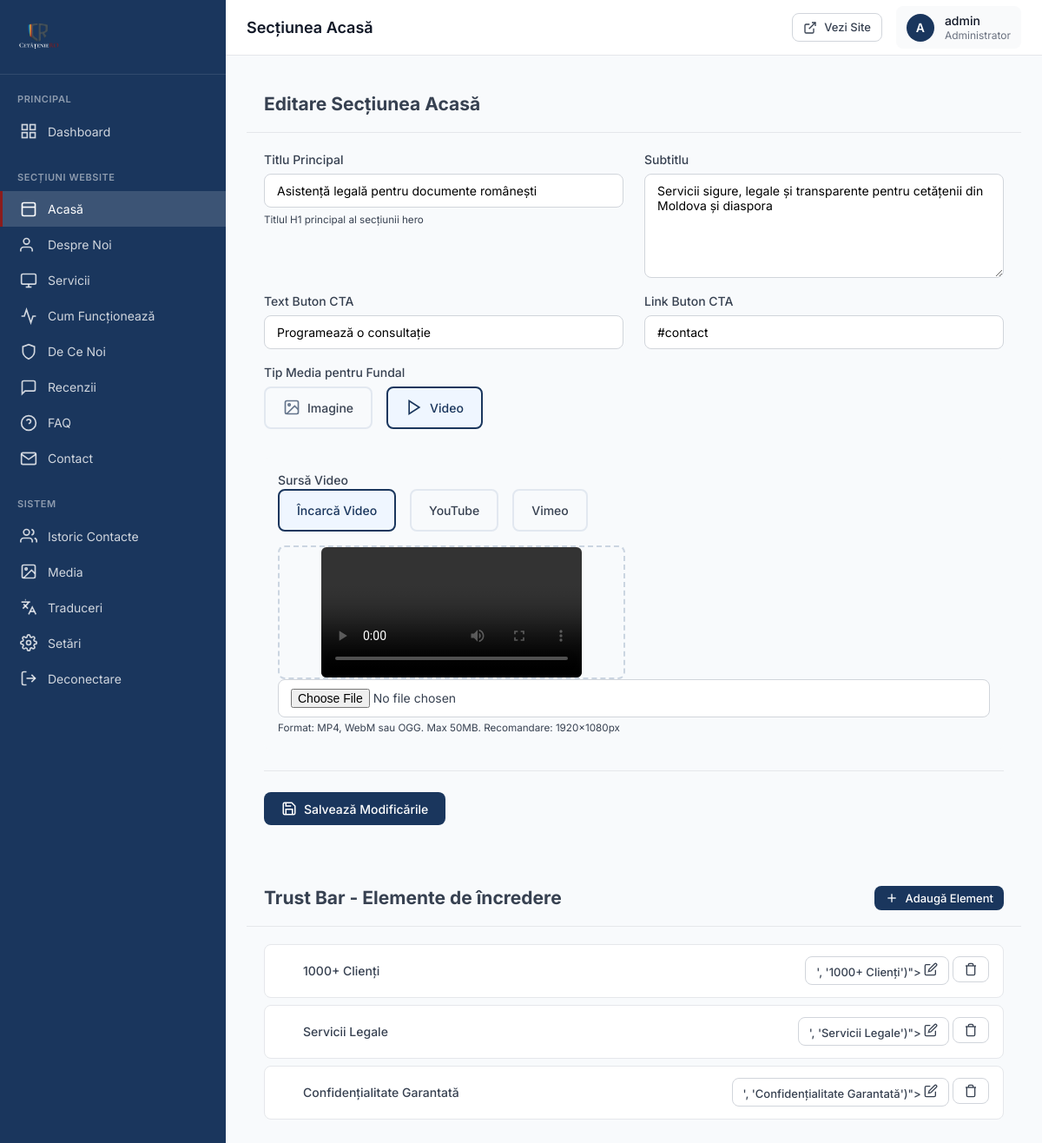
/admin/sections/hero.php (signed in), run on the app's committed database.
### tables this page shows
CREATE TABLE `hero` (
  `id` int(11) NOT NULL,
  `title` varchar(255) NOT NULL,
  `subtitle` text DEFAULT NULL,
  `cta_text` varchar(100) DEFAULT NULL,
  `cta_link` varchar(255) DEFAULT NULL,
  `image_url` text DEFAULT NULL,
  `video_url` text DEFAULT NULL,
  `video_type` enum('upload','youtube','vimeo') DEFAULT 'upload',
  `media_type` enum('image','video') DEFAULT 'image',
  `trust_bar_enabled` tinyint(1) DEFAULT 1,
  `created_at` timestamp NOT NULL DEFAULT current_timestamp(),
  `updated_at` timestamp NOT NULL DEFAULT current_timestamp() ON UPDATE current_timestamp()
);

CREATE TABLE `hero_trust_items` (
  `id` int(11) NOT NULL,
  `icon_svg` text DEFAULT NULL,
  `text` varchar(255) NOT NULL,
  `sort_order` int(11) DEFAULT 0,
  `enabled` tinyint(1) DEFAULT 1,
  `created_at` timestamp NOT NULL DEFAULT current_timestamp(),
  `updated_at` timestamp NOT NULL DEFAULT current_timestamp() ON UPDATE current_timestamp()
);

### admin/sections/hero.php (the view, shortened to what this page needs)
<?php
require_once '../../config.php';
$hero = $pdo->query("SELECT * FROM hero WHERE id = 1")->fetch(PDO::FETCH_ASSOC);
$trustItems = $pdo->query("SELECT * FROM hero_trust_items ORDER BY sort_order ASC")->fetchAll(PDO::FETCH_ASSOC);
include '../includes/header.php';
?>
<div class="content-card">
    <div class="card-header">
        <h2>Editare Secțiunea Acasă</h2>
    </div>
    <div class="card-body">
        <form method="POST" enctype="multipart/form-data">
            <div class="form-row">
                <div class="form-group col-md-6">
                    <label for="title">Titlu Principal</label>
                    <input type="text" id="title" name="title" class="form-control"
                           value="<?php echo htmlspecialchars($hero['title'] ?? ''); ?>" required>
                    <small class="form-text">Titlul H1 principal al secțiunii hero</small>
                </div>
                <div class="form-group col-md-6">
                    <label for="subtitle">Subtitlu</label>
                    <textarea id="subtitle" name="subtitle" class="form-control" rows="3"><?php echo htmlspecialchars($hero['subtitle'] ?? ''); ?></textarea>
                </div>
            </div>
            <div class="form-row">
                <div class="form-group col-md-6">
                    <label for="cta_text">Text Buton CTA</label>
                    <input type="text" id="cta_text" name="cta_text" class="form-control"
                           value="<?php echo htmlspecialchars($hero['cta_text'] ?? ''); ?>">
                </div>
                <div class="form-group col-md-6">
                    <label for="cta_link">Link Buton CTA</label>
                    <input type="text" id="cta_link" name="cta_link" class="form-control"
                           value="<?php echo htmlspecialchars($hero['cta_link'] ?? ''); ?>" placeholder="#contact">
                </div>
            </div>
            <div class="form-group">
                <label>Tip Media pentru Fundal</label>
                <div class="media-type-selector">
                    <label class="radio-option">
                        <span class="radio-label">
                            <svg viewBox="0 0 24 24" fill="none" stroke="currentColor" stroke-width="2">
                                <rect x="3" y="3" width="18" height="18" rx="2"/>
                                <circle cx="8.5" cy="8.5" r="1.5"/>
                                <polyline points="21 15 16 10 5 21"/>
                            </svg>
                            Imagine
                        </span>
                    </label>
                    <label class="radio-option">
                        <span class="radio-label">
                            <svg viewBox="0 0 24 24" fill="none" stroke="currentColor" stroke-width="2">
                                <polygon points="5 3 19 12 5 21 5 3"/>
                            </svg>
                            Video
                        </span>
                    </label>
                </div>
            </div>
            <div class="form-group media-section" id="videoSection" style="display: <?php echo ($hero['media_type'] ?? 'image') === 'video' ? 'block' : 'none'; ?>">
                <label>Sursă Video</label>
                <div class="video-type-selector">
                    <label class="radio-option">
                        <span class="radio-label">Încarcă Video</span>
                    </label>
                    <label class="radio-option">
                        <span class="radio-label">YouTube</span>
                    </label>
                    <label class="radio-option">
                        <span class="radio-label">Vimeo</span>
                    </label>
                </div>
                <div class="video-input-section" id="videoUploadSection" style="display: <?php echo ($hero['video_type'] ?? 'upload') === 'upload' ? 'block' : 'none'; ?>">
                    <div class="video-upload-area">
                        <div class="video-preview" id="heroVideoPreview">
                            <?php if (!empty($hero['video_url']) && ($hero['video_type'] ?? 'upload') === 'upload'): ?>
                                <video src="<?php echo SITE_URL . '/' . $hero['video_url']; ?>" controls style="max-width: 100%; max-height: 200px;"></video>
                            <?php endif; ?>
                        </div>
                        <input type="file" name="video" id="heroVideo" accept="video/mp4,video/webm,video/ogg"
                               onchange="previewVideo(this, 'heroVideoPreview')">
                        <small class="form-text">Format: MP4, WebM sau OGG. Max 50MB. Recomandare: 1920x1080px</small>
                    </div>
                </div>
            </div>
            <div class="form-actions">
                <button type="submit" class="btn btn-primary">
                    <svg viewBox="0 0 24 24" fill="none" stroke="currentColor" stroke-width="2">
                        <path d="M19 21H5a2 2 0 0 1-2-2V5a2 2 0 0 1 2-2h11l5 5v11a2 2 0 0 1-2 2z"/>
                        <polyline points="17 21 17 13 7 13 7 21"/>
                        <polyline points="7 3 7 8 15 8"/>
                    </svg>
                    Salvează Modificările
                </button>
            </div>
        </form>
    </div>
</div>
<div class="content-card mt-4">
    <div class="card-header">
        <h2>Trust Bar - Elemente de încredere</h2>
        <button type="button" class="btn btn-sm btn-primary" onclick="document.getElementById('addTrustModal').style.display='flex'">
            <svg viewBox="0 0 24 24" fill="none" stroke="currentColor" stroke-width="2">
                <line x1="12" y1="5" x2="12" y2="19"/><line x1="5" y1="12" x2="19" y2="12"/>
            </svg>
            Adaugă Element
        </button>
    </div>
    <div class="card-body">
        <?php if (empty($trustItems)): ?>
            <div class="empty-state">
                <svg viewBox="0 0 24 24" fill="none" stroke="currentColor" stroke-width="2">
                    <circle cx="12" cy="12" r="10"/>
                    <line x1="12" y1="8" x2="12" y2="12"/>
                    <line x1="12" y1="16" x2="12.01" y2="16"/>
                </svg>
                <p>Nu există elemente de încredere. Adăugați primul element.</p>
            </div>
        <?php else: ?>
            <div class="sortable-list">
                <?php foreach ($trustItems as $item): ?>
                <div class="sortable-item" data-id="<?php echo $item['id']; ?>">
                    <div class="item-content">
                        <span class="item-text"><?php echo htmlspecialchars($item['text']); ?></span>
                    </div>
                    <div class="item-actions">
                        <button type="button" class="btn btn-sm btn-outline"
                                onclick="editTrustItem(<?php echo $item['id']; ?>, '<?php echo addslashes(html_entity_decode($item['icon_svg'])); ?>', '<?php echo addslashes($item['text']); ?>')">
                            <svg viewBox="0 0 24 24" fill="none" stroke="currentColor" stroke-width="2">
                                <path d="M11 4H4a2 2 0 0 0-2 2v14a2 2 0 0 0 2 2h14a2 2 0 0 0 2-2v-7"/>
                                <path d="M18.5 2.5a2.121 2.121 0 0 1 3 3L12 15l-4 1 1-4 9.5-9.5z"/>
                            </svg>
                        </button>
                        <form method="POST" style="display:inline" onsubmit="return confirmDelete()">
                            <button type="submit" class="btn btn-sm btn-outline btn-danger">
                                <svg viewBox="0 0 24 24" fill="none" stroke="currentColor" stroke-width="2">
                                    <polyline points="3 6 5 6 21 6"/><path d="M19 6v14a2 2 0 0 1-2 2H7a2 2 0 0 1-2-2V6m3 0V4a2 2 0 0 1 2-2h4a2 2 0 0 1 2 2v2"/>
                                </svg>
                            </button>
                        </form>
                    </div>
                </div>
                <?php endforeach; ?>
            </div>
        <?php endif; ?>
    </div>
</div>
<?php include '../includes/footer.php'; ?>

### admin/assets/css/admin.css (style rules this page uses)
:root { --admin-primary: #1a365d; --admin-primary-dark: #0f2341; --admin-primary-light: #2c5282; --admin-accent: #8b1c1c; --admin-accent-light: #a52a2a; --admin-success: #10b981; --admin-warning: #f59e0b; --admin-error: #ef4444; --admin-info: #3b82f6; --admin-bg: #f8fafc; --admin-white: #ffffff; --admin-gray-50: #f9fafb; --admin-gray-100: #f3f4f6; --admin-gray-200: #e5e7eb; --admin-gray-300: #d1d5db; --admin-gray-400: #9ca3af; --admin-gray-500: #6b7280; --admin-gray-600: #4b5563; --admin-gray-700: #374151; --admin-gray-800: #1f2937; --admin-gray-900: #111827; --admin-sidebar-width: 260px; --admin-header-height: 64px; --admin-radius: 8px; --admin-radius-lg: 12px; --admin-shadow: 0 1px 3px rgba(0,0,0,0.1); --admin-shadow-lg: 0 10px 25px rgba(0,0,0,0.1); --admin-font: 'Inter', -apple-system, BlinkMacSystemFont, sans-serif; }
* { box-sizing: border-box; margin: 0; padding: 0; }
body { font-family: var(--admin-font); font-size: 14px; line-height: 1.5; color: var(--admin-gray-700); background-color: var(--admin-bg); }
.form-group { display: flex; flex-direction: column; gap: 6px; }
.form-group label { font-weight: 500; color: var(--admin-gray-700); font-size: 14px; }
.form-group input, .form-group select, .form-group textarea { width: 100%; padding: 10px 14px; border: 1px solid var(--admin-gray-300); border-radius: var(--admin-radius); font-size: 14px; font-family: inherit; transition: all 0.2s; background: var(--admin-white); }
.form-group textarea { min-height: 120px; resize: vertical; }
.form-row { display: grid; grid-template-columns: repeat(2, 1fr); gap: 16px; }
.btn { display: inline-flex; align-items: center; justify-content: center; gap: 8px; padding: 10px 20px; border: none; border-radius: var(--admin-radius); font-size: 14px; font-weight: 500; font-family: inherit; cursor: pointer; transition: all 0.2s; }
.btn svg { width: 18px; height: 18px; }
.btn-primary { background: var(--admin-primary); color: var(--admin-white); }
.btn-danger { background: var(--admin-error); color: var(--admin-white); }
.btn-outline { background: transparent; border: 1px solid var(--admin-gray-300); color: var(--admin-gray-700); }
.btn-sm { padding: 6px 12px; font-size: 13px; }
.btn-sm svg { width: 16px; height: 16px; }
.card-header { padding: 16px 20px; border-bottom: 1px solid var(--admin-gray-200); display: flex; align-items: center; justify-content: space-between; }
.card-body { padding: 20px; }
.sortable-list { display: flex; flex-direction: column; gap: 8px; }
.sortable-item { display: flex; align-items: center; gap: 12px; padding: 12px 16px; background: var(--admin-white); border: 1px solid var(--admin-gray-200); border-radius: var(--admin-radius); cursor: grab; }
.form-actions { display: flex; justify-content: flex-start; align-items: center; gap: 12px; margin-top: 24px; padding-top: 24px; border-top: 1px solid var(--admin-gray-200); }
.form-actions .btn { min-width: 160px; }

### admin/sections/hero.php (style rules this page uses)
.form-row { display: flex; gap: 1.5rem; margin-bottom: 1rem; }
.form-row .form-group { flex: 1; }
.col-md-6 { flex: 0 0 50%; }
.mt-4 { margin-top: 2rem; }
.item-text { font-weight: 500; }
.item-content { display: flex; align-items: center; flex: 1; }
.media-type-selector, .video-type-selector { display: flex; gap: 1rem; margin-bottom: 1rem; }
.radio-option { cursor: pointer; }
.radio-label { display: flex; align-items: center; gap: 0.5rem; padding: 0.75rem 1.25rem; border: 2px solid #e2e8f0; border-radius: 8px; transition: all 0.2s ease; background: #f8fafc; }
.radio-label svg { width: 20px; height: 20px; stroke: #64748b; }
.radio-option input[type="radio"]:checked + .radio-label { border-color: #1a365d; background: #eff6ff; color: #1a365d; }
.radio-option input[type="radio"]:checked + .radio-label svg { stroke: #1a365d; }
.video-upload-area { margin-top: 1rem; }
.video-preview { width: 100%; max-width: 400px; min-height: 150px; border: 2px dashed #cbd5e1; border-radius: 8px; display: flex; align-items: center; justify-content: center; background: #f8fafc; cursor: pointer; overflow: hidden; }
.video-preview video { border-radius: 6px; }
.video-input-section { margin-top: 1rem; }
.media-section { padding: 1rem; background: #f8fafc; border-radius: 8px; margin-top: 1rem; }

### data on the page
hero: title "Asistență legală pentru documente românești", subtitle "Servicii sigure, legale și transparente pentru cetățenii din Moldova și diaspora", cta_text "Programează o consultație", cta_link "#contact"
hero_trust_items: text "1000+ Clienți"
hero_trust_items: text "Servicii Legale"
hero_trust_items: text "Confidențialitate Garantată"

### other printed values
$pageTitle "Secțiunea Acasă"
substr($_SESSION['admin_user'] ?? 'A', 0, 1) "A"
$_SESSION['admin_user'] "admin"
